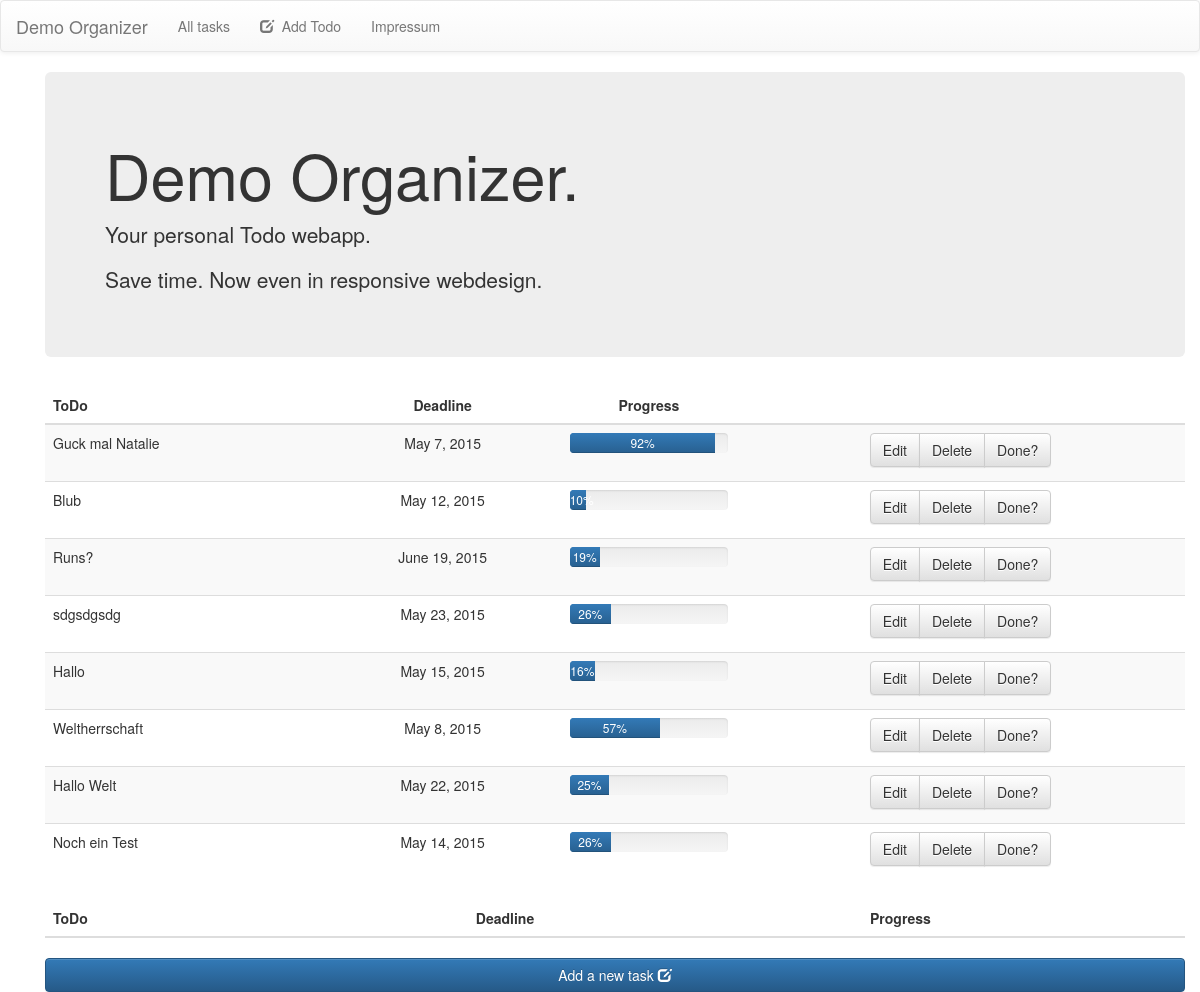
/, run on an earlier commit of the app's database.
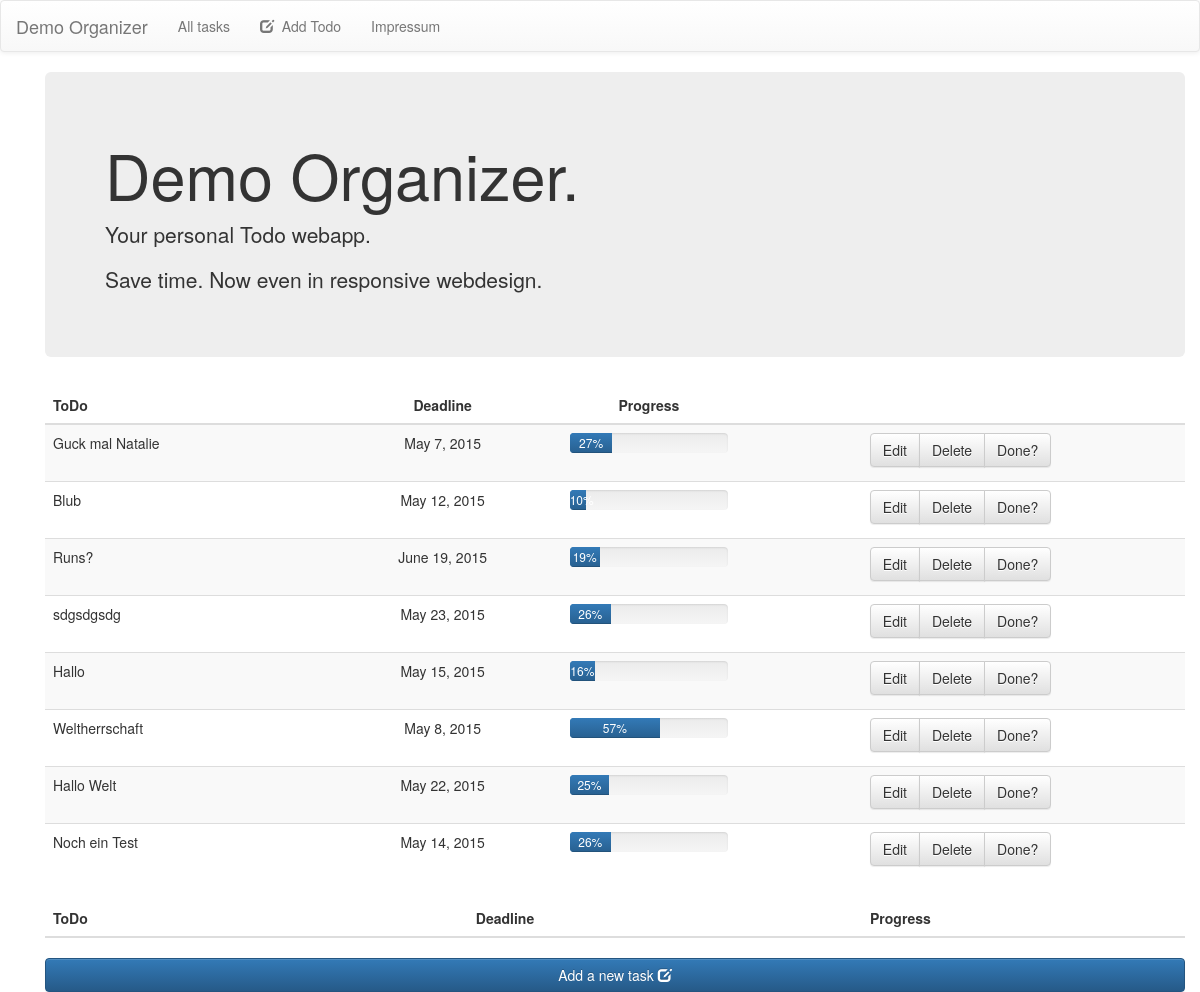
And on a later commit of the database.
### todolist/models.py (models this page shows, shortened)
class Todo(models.Model):
    title = models.CharField(max_length=160)
    deadline = models.DateField('Deadline')
    progress = models.DecimalField(max_digits=3, decimal_places=0)

### todolist/views.py (the view)
# urls.py: url(r'^$', views.IndexView.as_view(), name='index'),
class IndexView(ListView):
    template_name = 'index.html'
    model = Todo

### todolist/templates/index.html (shortened to what this page needs)
{% extends "base_page.html" %}
{% block content %}
        <div class="container">
           <div class="jumbotron">
            <h1>Demo Organizer.</h1>
            <p>Your personal Todo webapp.</p>
            <p>Save time. Now even in responsive webdesign.</p>
          </div>
        </div>
        <div class="container">
        <table class="text-center table table-striped table-hover">
          <thead>
            <tr>
              <th class="text-left">ToDo</th>
              <th class="text-center">Deadline</th>
              <th class="text-center">Progress</th>
              <th class="text-right"></th>
            </tr>
          </thead>
          <tbody>
            {% for todo in object_list %}
              {% if todo.progress < 100  %}
                <tr>
                  <td class="text-left">{{todo.title}}</td>
                  <td> {{todo.deadline}}</td>
                  <td>
                    <div class="progress">
                      <div class="progress-bar" role="progressbar" aria-valuenow="{{todo.progress}}" aria-valuemin="0" aria-valuemax="100" style="width: {{todo.progress}}%">
                        {{todo.progress}}%
                      </div>
                    </div>
                  </td>
                  <td >
                    <div class="btn-group">
                      <a href="edit/{{todo.id}}" role="button" class="btn btn-default">Edit</a>
                      <a href="delete/{{todo.id}}" role="button" class="btn btn-default">Delete</a>
                      <a href="finish/{{todo.id}}" role="button" class="btn btn-default">Done?</a>
                    </div>
                  </td>
              {% endif %}
            {% endfor %}
          </tbody>
        </table>
        </div>
        <div class="container">
        <table class="text-center table table-striped table-hover">
          <thead>
            <tr>
              <th class="text-left">ToDo</th>
              <th class="text-center">Deadline</th>
              <th class="text-center">Progress</th>
              <th class="text-right"></th>
            </tr>
          </thead>
        </table>
        </div>
          <div class="container">
              <a href="add.html" role="button" class="btn btn-primary btn-block">Add a new task
              <span class="glyphicon glyphicon-edit"></span></a>
          </div>
  </body>
  {% endblock %}

### todolist/templates/base_page.html (shortened to what this page needs)
<!DOCTYPE html>
<html lang="en">
<head>
    <link rel="stylesheet" href="https://maxcdn.bootstrapcdn.com/bootstrap/3.3.4/css/bootstrap.min.css">
    <link rel="stylesheet" href="https://maxcdn.bootstrapcdn.com/bootstrap/3.3.4/css/bootstrap-theme.min.css">
</head>
<body>
        <nav class="navbar navbar-default">
          <div class="container-fluid">
            <div class="navbar-header">
              <a class="navbar-brand" href="/">Demo Organizer</a>
            </div>
            <div>
              <ul class="nav navbar-nav">
                <li><a href="/">All tasks</a></li>
                <li><a href="add.html"><span class="glyphicon glyphicon-edit"></span>&nbsp;&nbsp;Add Todo</a></li>
                <li><a href="impressum.html">Impressum</a></li>
              </ul>
            </div>
          </div>
        </nav>
    <div class="container">
        <div class="starter-template">
        {% block content %}{% endblock %}
</body>
</html>

What changed in the data, as far as the page shows it:
changed Todo "Guck mal Natalie": progress "92" → "27"
